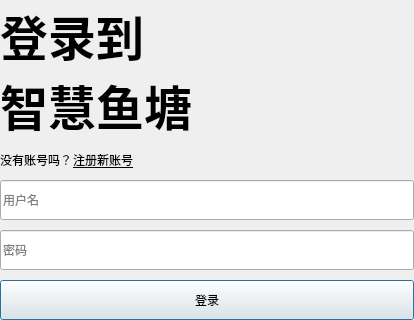
<?xml version="1.0" encoding="UTF-8"?>
<ui version="4.0">
 <class>Login</class>
 <widget class="QWidget" name="Login">
  <property name="geometry">
   <rect>
    <x>0</x>
    <y>0</y>
    <width>414</width>
    <height>266</height>
   </rect>
  </property>
  <property name="sizePolicy">
   <sizepolicy hsizetype="Preferred" vsizetype="Preferred">
    <horstretch>0</horstretch>
    <verstretch>0</verstretch>
   </sizepolicy>
  </property>
  <property name="windowTitle">
   <string>登录到智慧鱼塘</string>
  </property>
  <layout class="QVBoxLayout" name="verticalLayout">
   <property name="spacing">
    <number>10</number>
   </property>
   <property name="leftMargin">
    <number>0</number>
   </property>
   <property name="topMargin">
    <number>0</number>
   </property>
   <property name="rightMargin">
    <number>0</number>
   </property>
   <property name="bottomMargin">
    <number>0</number>
   </property>
   <item>
    <widget class="QLabel" name="title">
     <property name="font">
      <font>
       <pointsize>36</pointsize>
       <weight>75</weight>
       <bold>true</bold>
      </font>
     </property>
     <property name="text">
      <string>登录到
智慧鱼塘</string>
     </property>
    </widget>
   </item>
   <item>
    <layout class="QHBoxLayout" name="area_register">
     <property name="spacing">
      <number>0</number>
     </property>
     <item>
      <widget class="QLabel" name="title_register">
       <property name="text">
        <string>没有账号吗？</string>
       </property>
      </widget>
     </item>
     <item>
      <widget class="QPushButton" name="reg">
       <property name="font">
        <font>
         <underline>true</underline>
        </font>
       </property>
       <property name="styleSheet">
        <string notr="true">margin: 0;</string>
       </property>
       <property name="text">
        <string>注册新账号</string>
       </property>
       <property name="flat">
        <bool>true</bool>
       </property>
      </widget>
     </item>
     <item>
      <spacer name="space_right">
       <property name="orientation">
        <enum>Qt::Horizontal</enum>
       </property>
       <property name="sizeHint" stdset="0">
        <size>
         <width>40</width>
         <height>20</height>
        </size>
       </property>
      </spacer>
     </item>
    </layout>
   </item>
   <item>
    <layout class="QVBoxLayout" name="area_login">
     <property name="spacing">
      <number>10</number>
     </property>
     <item>
      <widget class="QLineEdit" name="username">
       <property name="minimumSize">
        <size>
         <width>0</width>
         <height>40</height>
        </size>
       </property>
       <property name="maximumSize">
        <size>
         <width>16777215</width>
         <height>40</height>
        </size>
       </property>
       <property name="placeholderText">
        <string>用户名</string>
       </property>
       <property name="clearButtonEnabled">
        <bool>true</bool>
       </property>
      </widget>
     </item>
     <item>
      <widget class="QLineEdit" name="password">
       <property name="minimumSize">
        <size>
         <width>0</width>
         <height>40</height>
        </size>
       </property>
       <property name="maximumSize">
        <size>
         <width>16777215</width>
         <height>40</height>
        </size>
       </property>
       <property name="echoMode">
        <enum>QLineEdit::Password</enum>
       </property>
       <property name="placeholderText">
        <string>密码</string>
       </property>
       <property name="clearButtonEnabled">
        <bool>true</bool>
       </property>
      </widget>
     </item>
    </layout>
   </item>
   <item>
    <widget class="QPushButton" name="login">
     <property name="minimumSize">
      <size>
       <width>0</width>
       <height>40</height>
      </size>
     </property>
     <property name="maximumSize">
      <size>
       <width>16777215</width>
       <height>40</height>
      </size>
     </property>
     <property name="text">
      <string>登录</string>
     </property>
     <property name="shortcut">
      <string>Return</string>
     </property>
     <property name="default">
      <bool>true</bool>
     </property>
    </widget>
   </item>
  </layout>
 </widget>
 <resources/>
 <connections/>
</ui>
